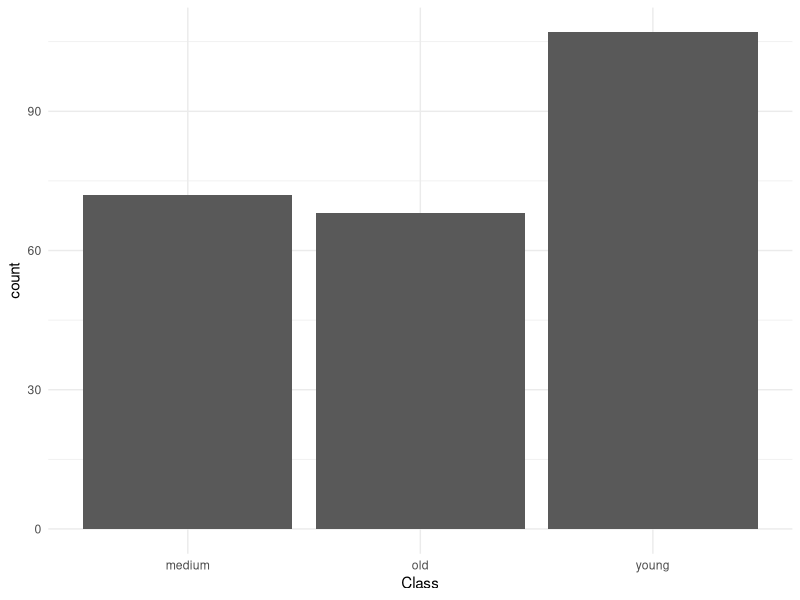
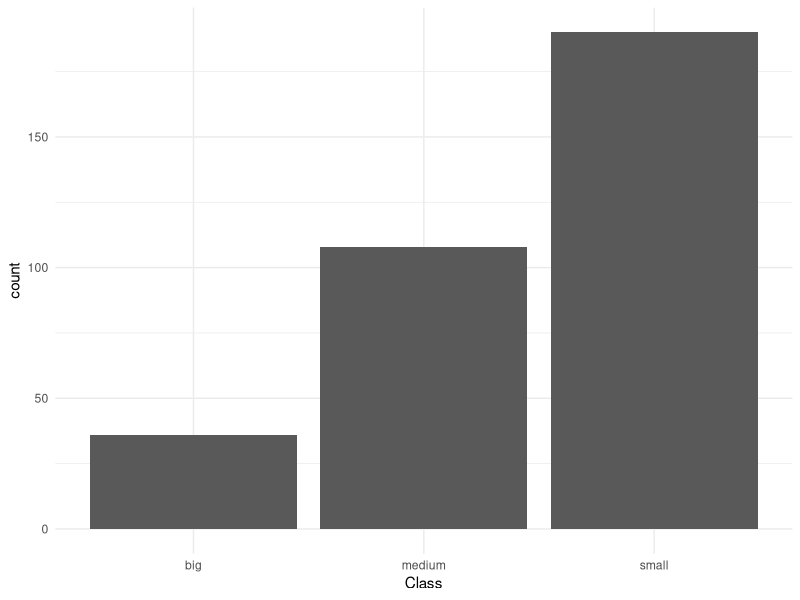
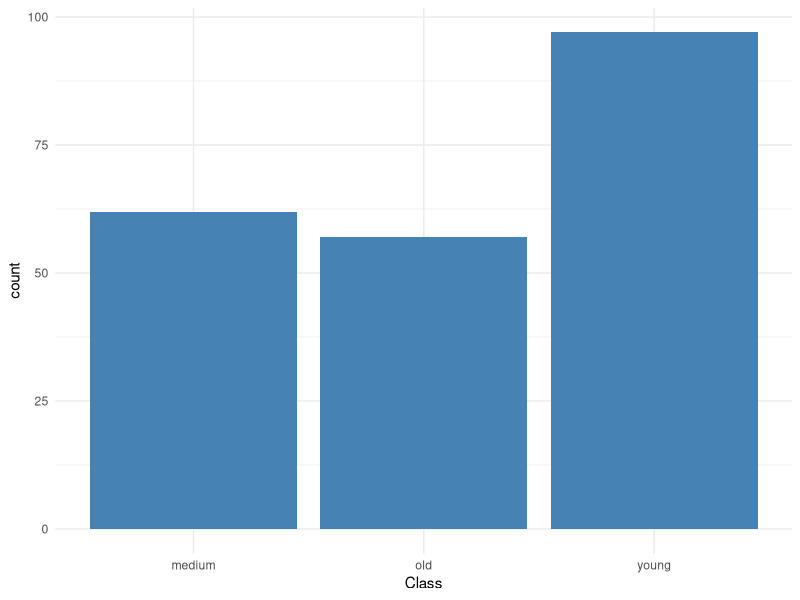
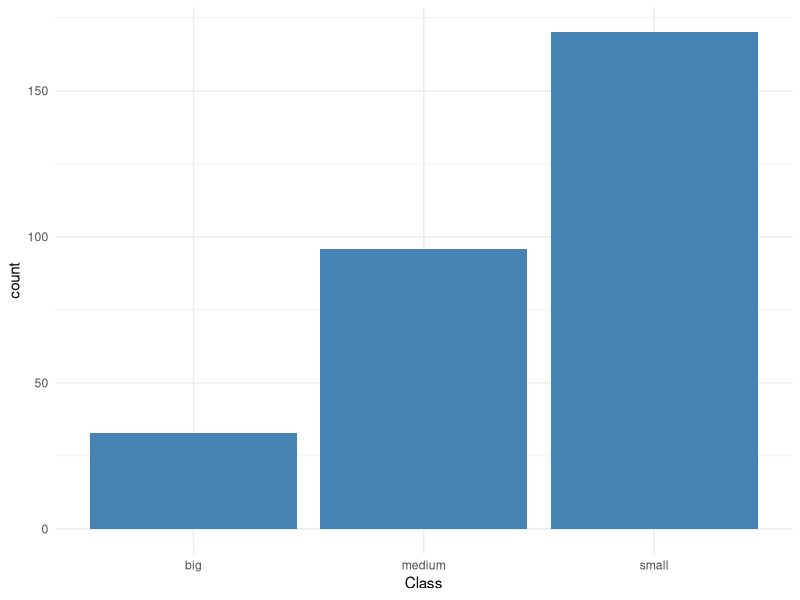
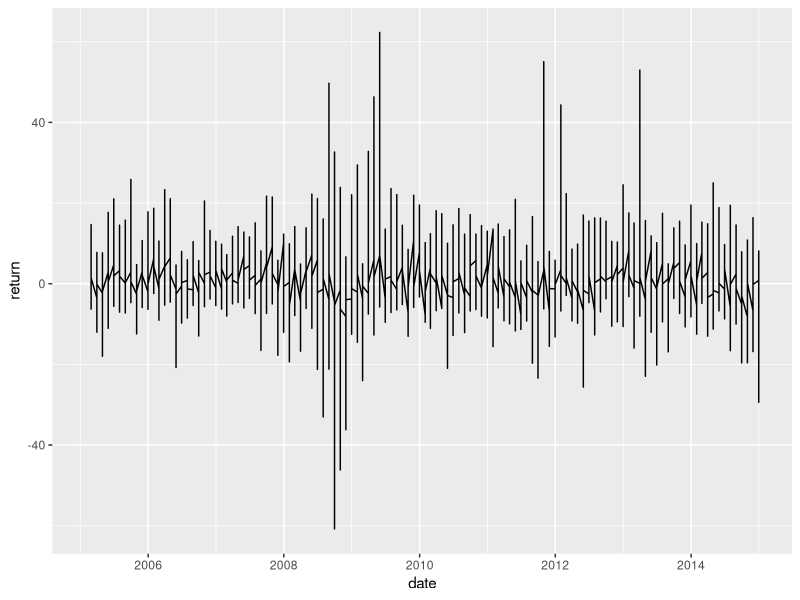
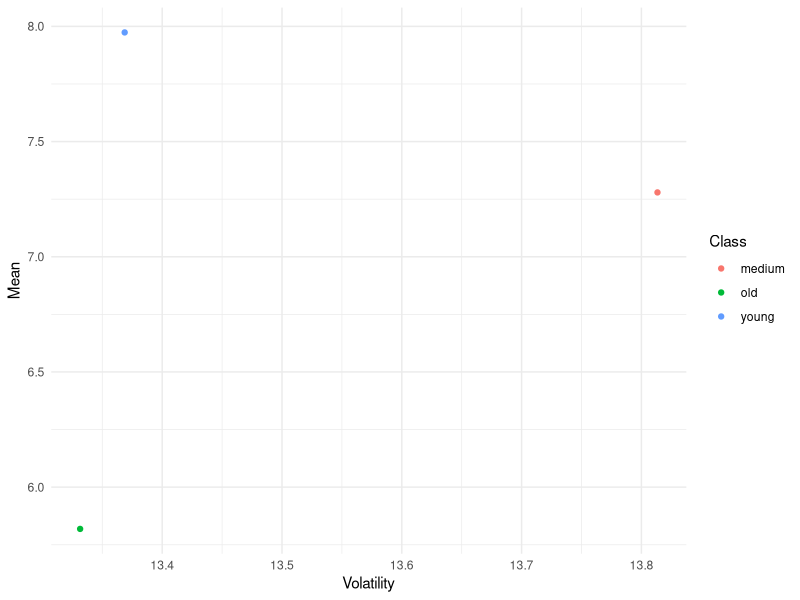

R code for these plots, in order:
## ---- chunk 1
#laden der benötigten packages
library(tidyverse)
library(scales)
library(lubridate)
library(RColorBrewer)
## ---- chunk 2
#Laden von Basedata, Auswahl der verwendeten Variablen
basedata <- read_csv("DATA/basedata.csv")

basedata <- select(basedata, name, secid, `Inception Date`,`Obsolete Date`, `Fund Size Date`, `Fund Size USD`, `Net Assets Date`,`Net Assets - Share Class USD`)

## ---- chunk 3
#Ersetzen der NAs für spätestes Ablesedatum und Auswahl der Funds jünger als 2005-01-01 und aktiv bis 2015

age_final <- basedata %>%
  mutate(`Obsolete Date` = coalesce(`Obsolete Date`,`Fund Size Date`))%>%
  filter(`Inception Date`< "2005-01-01")%>%
  filter(`Obsolete Date`> "2015-01-01")


## ---- chunk 4

#Alter als Differenz von der unteren Grenze 2015-01-01, Umwandlung in Jahre gerundet als neue Spalte

age_final <- age_final %>%
  mutate(Age_Int=as.Date("2005-01-01"))%>%
  mutate(Age= (`Age_Int` - `Inception Date`))%>%
  mutate((Month = round((Age/30.417)/12, digit=1)))%>%
  mutate(Age_Years=as.numeric(`(Month = round((Age/30.417)/12, digit = 1))`))%>%
  select(name, secid,`Inception Date`,`Obsolete Date`,Age_Years)
## ---- chunk 5
# Bildung der Klassen für das Alter

age_final <- age_final%>%
  mutate(Class = case_when(
Age_Years < 4  ~ "young", Age_Years >= 4 & Age_Years < 8 ~ "medium", Age_Years >= 8 ~ "old"))%>%
  arrange(secid, .by_group = FALSE)

ggplot(age_final)+ geom_bar(aes(Class))+ theme_minimal()
## ---- chunk 6
#Für Größenvergleich Löschen aller Funds ohne Fund Size value oder Net Asset Value

basedata_size <- filter(basedata, `Net Assets - Share Class USD`>0 | `Fund Size USD` >0 )

#auch hier anlegen der Daten, filtern nach Zeitinterval 2010 bis 2020, dann Auswahl der Funds, die mindestens fünf Jahre in Interval aktiv

size_final <- basedata_size %>% 
    mutate(`Obsolete Date` = coalesce(`Obsolete Date`,`Fund Size Date`))%>%
  filter(`Fund Size Date`>="2010-01-01" | `Net Assets Date`>= "2010-01-01")%>%
  filter(`Obsolete Date`>= "2015-01-01")

#Klassenbildung für Größe

size_final <- size_final%>%
  mutate(`Fund Size USD` = coalesce(`Fund Size USD`, `Net Assets - Share Class USD`))%>%
  mutate(Class = case_when(`Fund Size USD`
 <= 50000000 ~ "small", `Fund Size USD` > 50000000  & `Fund Size USD` <= 250000000 ~ "medium", `Fund Size USD` > 250000000 ~ "big"))%>%
  arrange(secid, .by_group = FALSE)%>%
  select(name, secid,`Fund Size USD`, `Net Assets - Share Class USD`, Class)

ggplot(size_final)+ geom_bar(aes(Class))+ theme_minimal()

## ---- chunk 7
#laden des Datensatzes "mri"
mri <- read_csv("DATA/mri.csv")

# date-variable als date bezeichnen, format dem in age/size_final angleichen
mri$date <- as.Date(mri$date, format="%d.%m.%Y")
## ---- chunk 8
#filtern nach Zeitinterval 2005-2015
mri05_15 <- mri%>%
  filter(date>= "2005-01-01")%>%
  filter(date< "2015-01-01")

#Löschen aller Funds mit NAs, also keinen Werten für mri

mri05_15[, 2:980][mri05_15[, 2:980] == "-NA"] <- NA

mri05_15 <- mri05_15 %>%
    select_if(~ !any(is.na(.)))

#umwandeln aller funds in character, dann pivot_longer um daten zu reorganisieren
mri05_15$FHUSA04GGS <- as.character(mri05_15$FHUSA04GGS)
mri05_15$FHUSA04B6U <- as.character(mri05_15$FHUSA04B6U)
mri05_15$F00000GUU3 <- as.character(mri05_15$F00000GUU3)

tidy_data <- pivot_longer(mri05_15, cols = 2:231, names_to ="secid", values_to = "mri")

#mri von character in numeric
tidy_data$mri <- as.numeric(tidy_data$mri)
## ---- chunk 9
#filtern nach Zeitinterval 2010-2020
mri10_20 <- mri%>%
  filter(date>= "2010-01-01")%>%
  filter(date< "2020-01-01")%>%
  keep(~ (sum(. >= 0) / length(.)) >= 0.5)
  

#Umwandeln aller funds in character
mri10_20$FHUSA04GGS <- as.character(mri10_20$FHUSA04GGS)
mri10_20$FHUSA04B6U <- as.character(mri10_20$FHUSA04B6U)
mri10_20$F00000GUU3 <- as.character(mri10_20$F00000GUU3)

#pivot longer
tidy_data_s <- pivot_longer(mri10_20, cols = 2:334, names_to ="secid", values_to = "mri")



#mri von character in numeric
tidy_data_s$mri <- as.numeric(tidy_data_s$mri)
## ---- chunk 10

#einlesen der daten
factordata <- read_csv("DATA/factordata.csv")

# date-variable als date bezeichnen, format dem in clean_final angleichen
factordata$date <- as.Date(factordata$date, format="%d.%m.%Y")

#filtern nach Zeitintervallen
factordata05_15 <- factordata%>%
  filter(date>= "2005-01-01")%>%
  filter(date< "2015-01-01")

factordata10_20 <- factordata%>%
  filter(date>= "2010-01-01")%>%
  filter(date< "2020-01-01")




## ---- chunk 11
#return,HWM und DD für mri für die einzelnen funds mit age

tidy_data <- tidy_data %>% 
  group_by(secid) %>% 
  mutate(lag_mri = lag(mri, n = 1), return = (mri-lag_mri)/lag_mri*100, hwm = cummax(mri), dd = (hwm - mri)/hwm)%>%
  ungroup() %>% 
  arrange(secid, date) %>%
  select(!lag_mri)


#mean return, volatility,VaR, maxDD für gesamte Stichprobe

summary_all <- tidy_data %>% 
  summarise(Mean = 12*mean(return, na.rm = TRUE), Volatility = sqrt(12)*sd(return, na.rm = TRUE), VaR = quantile(return, probs = 0.05, na.rm = TRUE),
MDD = max(dd, na.rm = TRUE))

## ---- chunk 12
#mean return, volatility,VaR, maxDD für die funds bei Alter

summary <- tidy_data %>% 
  group_by(secid) %>% 
  summarise(Mean = 12*mean(return, na.rm = TRUE), Volatility = sqrt(12)*sd(return, na.rm = TRUE), VaR = quantile(return, probs = 0.05, na.rm = TRUE),
MDD = max(dd, na.rm = TRUE))%>%
  arrange(secid, .by_group = FALSE)

#erstellen eines großen Datensets mit Klassen von klein,mittel, groß
age_final_summary <- merge(age_final, summary, by = "secid")%>%
  arrange(secid, .by_group = FALSE)%>%
  select(secid, Class, Mean, Volatility, VaR, MDD )

ggplot(age_final_summary)+geom_bar(aes(x=Class), fill="steelblue")+theme_minimal()

#Erstellen der einzelnen Zusammenfassungen für die Klassen
summary_young <- age_final_summary%>%
  filter(Class=="young")%>%
  summarise(Mean = mean(Mean), Volatility = mean(Volatility), VaR = mean(VaR),
MDD = mean(MDD))%>%
  mutate(Class="young")%>%
  relocate(Class, .before = Mean)

summary_medium <- age_final_summary%>%
  filter(Class=="medium")%>%
  summarise(Mean = mean(Mean), Volatility = mean(Volatility), VaR = mean(VaR),
MDD = mean(MDD))%>%
  mutate(Class="medium")%>%
  relocate(Class, .before = Mean)


summary_old <- age_final_summary%>%
  filter(Class=="old")%>%
  summarise(Mean = mean(Mean), Volatility = mean(Volatility), VaR = mean(VaR),
MDD = mean(MDD))%>%
  mutate(Class="old")%>%
  relocate(Class, .before = Mean)

#Zusammenfassen in einer summary

summary_final <- bind_rows(summary_young,summary_medium,summary_old, .id = "Class")%>%
  mutate(Class= c("young","medium","old"))
## ---- chunk 13

#lag erstellen, dann return, hwm, dd bestimmen
tidy_data_s <- tidy_data_s %>% 
  group_by(secid) %>% 
  mutate(lag_mri = lag(mri, n = 1), return = (mri-lag_mri)/lag_mri*100, hwm = cummax(mri), dd = (hwm - mri)/hwm)%>%
  ungroup() %>% 
  arrange(secid, date) %>%
  select(!lag_mri)


#mean return, volatility,VaR, maxDD für gesamte Stichprobe

summary_all_s <- tidy_data_s %>% 
  summarise(Mean = mean(return, na.rm = TRUE), Volatility = sd(return, na.rm = TRUE), VaR = quantile(return, probs = 0.05, na.rm = TRUE),
MDD = max(dd, na.rm = TRUE))
## ---- chunk 14
#mean return, volatility,VaR, maxDD für die funds

summary_s <- tidy_data_s %>% 
  group_by(secid) %>% 
  summarise(Mean = mean(return, na.rm = TRUE), Volatility = sd(return, na.rm = TRUE), VaR = quantile(return, probs = 0.05, na.rm = TRUE),
MDD = max(dd, na.rm = TRUE))%>%
  arrange(secid, .by_group = FALSE)

#Luca: hier bei fünf funds ein problem, das muss angeguckt werden


#erstellen eines großen Datensets mit Klassen von klein,mittel, groß
size_final_summary <- merge(size_final, summary_s, by = "secid")%>%
  arrange(secid, .by_group = FALSE)%>%
  select(secid, Class, Mean, Volatility, VaR, MDD )

ggplot(size_final_summary)+geom_bar(aes(x=Class), fill="steelblue")+theme_minimal()

#Erstellen der einzelnen Zusammenfassungen für die Klassen
summary_small <- size_final_summary%>%
  filter(Class=="small")%>%
  summarise(Mean = mean(Mean), Volatility = mean(Volatility), VaR = mean(VaR),
MDD = mean(MDD))%>%
  mutate(Class="small")%>%
  relocate(Class, .before = Mean)

summary_medium_s <- size_final_summary%>%
  filter(Class=="medium")%>%
  summarise(Mean = mean(Mean), Volatility = mean(Volatility), VaR = mean(VaR),
MDD = mean(MDD))%>%
  mutate(Class="medium")%>%
  relocate(Class, .before = Mean)


summary_big <- size_final_summary%>%
  filter(Class=="big")%>%
  summarise(Mean = mean(Mean), Volatility = mean(Volatility), VaR = mean(VaR),
MDD = mean(MDD))%>%
  mutate(Class="big")%>%
  relocate(Class, .before = Mean)

#Zusammenfassen in einer summary

summary_final_s <- bind_rows(summary_small,summary_medium_s,summary_big, .id = "Class")%>%
  mutate(Class= c("young","medium","old"))


## ---- chunk 15
#zum Spass: kleine darstellung für alle Funds, white noise

ggplot(data=tidy_data) + aes(x=date, y = return) +
geom_line()
## ---- chunk 16
#Darstellung Zshg. Volatility/Mean für Alter
ggplot(data=summary_final) + geom_point(aes(x=Volatility, y = Mean, color = Class)) + theme_minimal()
